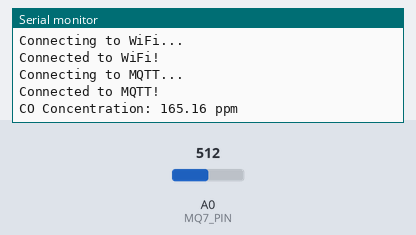
A sketch run on a simulated ESP8266 (NodeMCU). On the bench: the last lines printed to the serial monitor. The test bench sets the inputs (shaded band); at power-on: A0 (MQ7_PIN) = 512. WiFi joins after 1.5 s; servers stay silent unless stated; no MQTT or app messages arrive unless stated.

Above: at 3.2 s.
3.3 s: A0 (MQ7_PIN) set to 716
At 8.2 s:
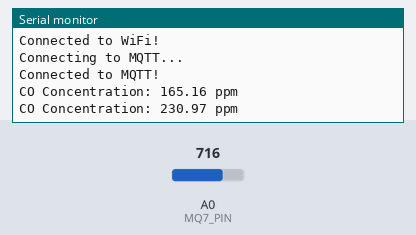
8.9 s: A0 (MQ7_PIN) set to 900
At 13.2 s:
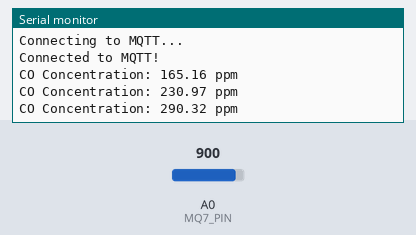
Timing chart, 0 to 14.7 s (numbered marks = the images above; inputs shaded):
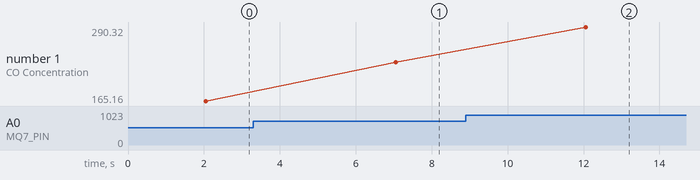

The sketch:

esp8266_mqtt.ino
```cpp
#include <PubSubClient.h>
#include <ESP8266WiFi.h>
#include <ArduinoJson.h>
// WiFi and MQTT credentials
const char* mqtt_server = "119.59.102.68";
const char* mqtt_user = "admin";
const char* mqtt_password = "Ttta@2024";
const char* ssid = "TTTA@DOM";
const char* password = "Ttta@2021";


// Pin for MQ-7 sensor
#define MQ7_PIN A0

WiFiClient espClient;
PubSubClient client(espClient);

void setup() {
  Serial.begin(115200);
  WiFi.begin(ssid, password);

  while (WiFi.status() != WL_CONNECTED) {
    delay(1000);
    Serial.println("Connecting to WiFi...");
  }

  Serial.println("Connected to WiFi!");

  client.setServer(mqtt_server, 1883);
  client.setCallback(callback);

  while (!client.connected()) {
    Serial.println("Connecting to MQTT...");
    if (client.connect("ESP8266Client", mqtt_user, mqtt_password)) {
      Serial.println("Connected to MQTT!");
    } else {
      Serial.print("Failed, rc=");
      Serial.print(client.state());
      Serial.println(" Trying again in 5 seconds.");
      delay(5000);
    }
  }
}

void loop() {
  int sensorValue = analogRead(MQ7_PIN);

  // Convert the analog reading to a CO concentration in ppm (parts per million)
  float voltage = sensorValue * (3.3 / 1023.0);  // ESP8266 has a 10-bit ADC
  float CO_ppm = voltageToPPM(voltage);

  if (isnan(CO_ppm)) {
    Serial.println("Failed to read data from MQ-7 sensor!");
    delay(2000);
    return;
  }

  Serial.print("CO Concentration: ");
  Serial.print(CO_ppm);
  Serial.println(" ppm");

  // Create a JSON object and populate it
  StaticJsonDocument<200> doc;
  doc["CO Concentration"] = CO_ppm;
  char buffer[200];
  size_t n = serializeJson(doc, buffer);

  // Publish the JSON object
  client.publish("sensor/esp8266", buffer, n);

  delay(5000); // Publish data every 5 seconds
}

float voltageToPPM(float voltage) {
  // Placeholder function to convert voltage to CO concentration in ppm
  // Replace this with the actual conversion based on your sensor's datasheet
  // and calibration data. The MQ-7 sensor has a nonlinear response, and you
  // may need to perform a more complex calculation.
  // For now, we return a dummy value for demonstration purposes.
  return voltage * 100;  // Example conversion factor
}

void callback(char* topic, byte* payload, unsigned int length) {
  // Handle incoming MQTT messages, if needed
}
```

Measured:
- after the input at 3.3 s, the serial monitor: prints a new line after 3.8 s (image 1)
- after the input at 8.9 s, the serial monitor: prints a new line after 3.2 s (image 2)
- plotted number 1: 165.16 → 230.97 after the input at 3.3 s, 230.97 → 290.32 after the input at 8.9 s
